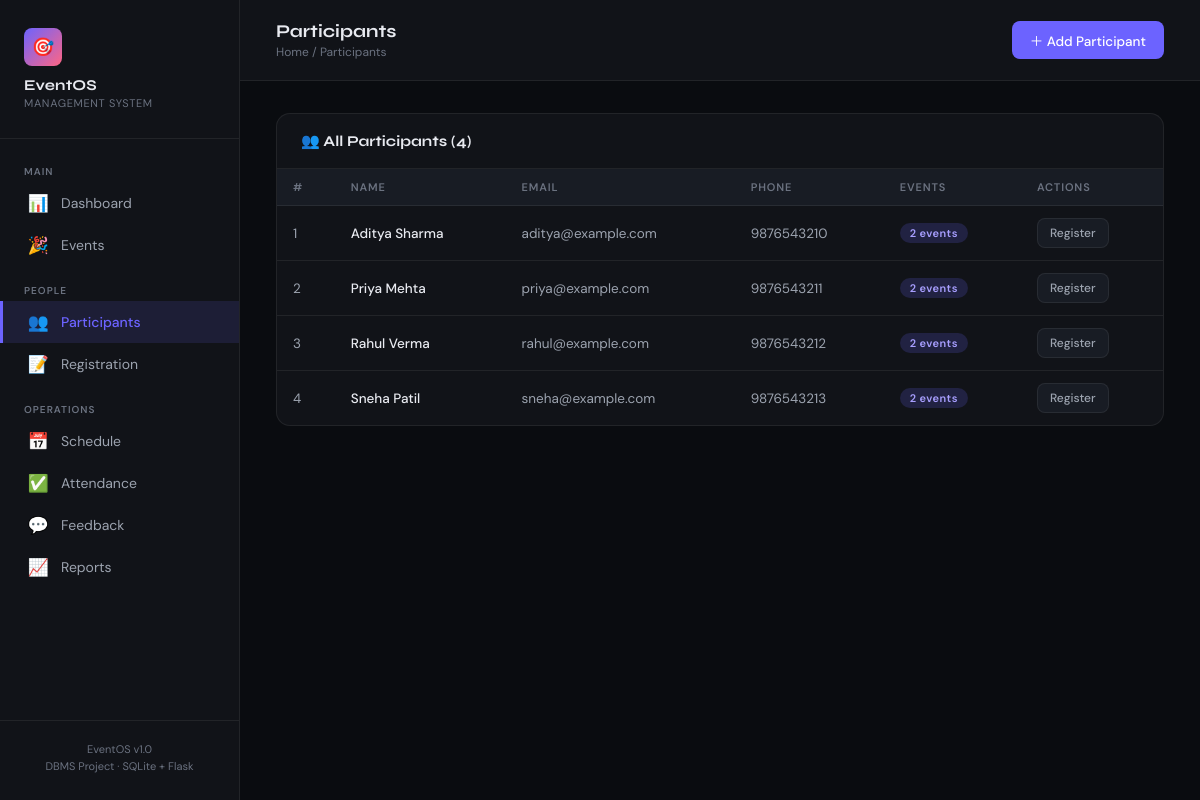
/participants, run on the app's committed database.
### tables this page shows
CREATE TABLE Participants (
                id    INTEGER PRIMARY KEY AUTOINCREMENT,
                name  TEXT    NOT NULL,
                email TEXT    NOT NULL UNIQUE,
                phone TEXT    NOT NULL
            );

### app.py (the view)
@app.route('/participants')
def participants():
    rows = db_get_all_participants()
    return render_template('participants.html', participants=rows)

### app.py (called while the page is built)
def get_db():
    conn = sqlite3.connect(DB_PATH)
    conn.row_factory = sqlite3.Row
    conn.execute("PRAGMA foreign_keys = ON")
    return conn

def db_get_all_participants():
    with get_db() as conn:
        return conn.execute('''
            SELECT p.*, COUNT(DISTINCT r.event_id) AS event_count
            FROM Participants p
            LEFT JOIN Registrations r ON r.participant_id = p.id
            GROUP BY p.id ORDER BY p.name
        ''').fetchall()

### templates/participants.html (shortened to what this page needs)
{% extends "base.html" %}
{% block page_title %}Participants{% endblock %}
{% block breadcrumb %}Home / Participants{% endblock %}
{% block topbar_actions %}
<a href="{{ url_for('add_participant') }}" class="btn btn-primary">＋ Add Participant</a>
{% endblock %}
{% block content %}
<div class="card">
    <div class="card-header">
        <h3>👥 All Participants ({{ participants|length }})</h3>
    </div>
    {% if participants %}
    <div class="table-wrap">
        <table>
            <thead>
                <tr>
                    <th>#</th>
                    <th>Name</th>
                    <th>Email</th>
                    <th>Phone</th>
                    <th>Events</th>
                    <th>Actions</th>
                </tr>
            </thead>
            <tbody>
                {% for p in participants %}
                <tr>
                    <td>{{ p.id }}</td>
                    <td><strong>{{ p.name }}</strong></td>
                    <td>{{ p.email }}</td>
                    <td>{{ p.phone }}</td>
                    <td>
                        <span class="badge badge-purple">{{ p.event_count }} event{{ 's' if p.event_count != 1 }}</span>
                    </td>
                    <td>
                        <a href="{{ url_for('registration') }}" class="btn btn-secondary btn-sm">Register</a>
                    </td>
                </tr>
                {% endfor %}
            </tbody>
        </table>
    </div>
    {% endif %}
</div>
{% endblock %}

### static/style.css (style rules this page uses)
:root { --bg: #0a0c10; --surface: #111318; --surface2: #181c24; --border: rgba(255, 255, 255, 0.07); --accent: #6c63ff; --accent2: #ff6584; --accent3: #43e97b; --text: #e8eaf0; --text-muted: #6b7280; --text-dim: #9ca3af; --radius: 14px; --radius-sm: 8px; --shadow: 0 4px 32px rgba(0, 0, 0, 0.45); --glow: 0 0 24px rgba(108, 99, 255, 0.18); --font-head: 'Syne', sans-serif; --font-body: 'DM Sans', sans-serif; --nav-w: 240px; --transition: 0.22s ease; }
*, *::before, *::after { box-sizing: border-box; margin: 0; padding: 0; }
html { scroll-behavior: smooth; }
body { font-family: var(--font-body); background: var(--bg); color: var(--text); min-height: 100vh; display: flex; overflow-x: hidden; }
.card { background: var(--surface); border: 1px solid var(--border); border-radius: var(--radius); overflow: hidden; }
.card-header { padding: 18px 24px; border-bottom: 1px solid var(--border); display: flex; align-items: center; justify-content: space-between; }
.card-header h3 { font-family: var(--font-head); font-size: 15px; font-weight: 700; color: var(--text); }
.table-wrap { overflow-x: auto; }
table { width: 100%; border-collapse: collapse; font-size: 13.5px; }
thead th { text-align: left; padding: 11px 16px; font-size: 11px; font-weight: 600; color: var(--text-muted); text-transform: uppercase; letter-spacing: 0.08em; background: var(--surface2); border-bottom: 1px solid var(--border); }
tbody tr { border-bottom: 1px solid var(--border); transition: background var(--transition); }
tbody tr:last-child { border-bottom: none; }
td { padding: 12px 16px; color: var(--text-dim); vertical-align: middle; }
td strong { color: var(--text); font-weight: 500; }
.badge { display: inline-block; padding: 3px 10px; border-radius: 99px; font-size: 11px; font-weight: 600; letter-spacing: 0.04em; }
.badge-purple { background: rgba(108, 99, 255, 0.18); color: #a89fff; }
.btn { display: inline-flex; align-items: center; gap: 7px; padding: 9px 18px; border-radius: var(--radius-sm); font-family: var(--font-body); font-size: 13.5px; font-weight: 500; border: none; cursor: pointer; text-decoration: none; transition: all var(--transition); white-space: nowrap; }
.btn-primary { background: var(--accent); color: #fff; }
.btn-secondary { background: var(--surface2); color: var(--text-dim); border: 1px solid var(--border); }
.btn-sm { padding: 6px 12px; font-size: 12px; }

### data on the page
Participants: id "1", name "Aditya Sharma", email "aditya@example.com", phone "9876543210", event_count "2", event_count "s"
Participants: id "2", name "Priya Mehta", email "priya@example.com", phone "9876543211", event_count "2", event_count "s"
Participants: id "3", name "Rahul Verma", email "rahul@example.com", phone "9876543212", event_count "2", event_count "s"
Participants: id "4", name "Sneha Patil", email "sneha@example.com", phone "9876543213", event_count "2", event_count "s"

### other printed values
{{ participants|length }} "4"
